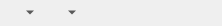
<?xml version="1.0" encoding="UTF-8"?>
<ui version="4.0">
 <class>OperateRelationWidget</class>
 <widget class="QWidget" name="OperateRelationWidget">
  <property name="geometry">
   <rect>
    <x>0</x>
    <y>0</y>
    <width>222</width>
    <height>26</height>
   </rect>
  </property>
  <property name="windowTitle">
   <string>Form</string>
  </property>
  <layout class="QGridLayout" name="gridLayout">
   <property name="margin">
    <number>0</number>
   </property>
   <property name="spacing">
    <number>0</number>
   </property>
   <item row="0" column="0">
    <layout class="QHBoxLayout" name="horizontalLayout">
     <property name="spacing">
      <number>6</number>
     </property>
     <item>
      <widget class="QToolButton" name="toolButton_createrelation">
       <property name="toolTip">
        <string>创建关联关系</string>
       </property>
       <property name="text">
        <string/>
       </property>
       <property name="icon">
        <iconset resource="../ModelingTool.qrc">
         <normaloff>:/ModelingTool/Images/createRelation.ico</normaloff>:/ModelingTool/Images/createRelation.ico</iconset>
       </property>
       <property name="popupMode">
        <enum>QToolButton::MenuButtonPopup</enum>
       </property>
       <property name="autoRaise">
        <bool>true</bool>
       </property>
      </widget>
     </item>
     <item>
      <widget class="QToolButton" name="toolButton_visual">
       <property name="toolTip">
        <string>关系可视化</string>
       </property>
       <property name="text">
        <string/>
       </property>
       <property name="icon">
        <iconset resource="../ModelingTool.qrc">
         <normaloff>:/ModelingTool/Images/visualize.png</normaloff>:/ModelingTool/Images/visualize.png</iconset>
       </property>
       <property name="popupMode">
        <enum>QToolButton::MenuButtonPopup</enum>
       </property>
       <property name="autoRaise">
        <bool>true</bool>
       </property>
      </widget>
     </item>
     <item>
      <widget class="QToolButton" name="toolButton_style">
       <property name="toolTip">
        <string>关系样式</string>
       </property>
       <property name="text">
        <string/>
       </property>
       <property name="icon">
        <iconset resource="../ModelingTool.qrc">
         <normaloff>:/ModelingTool/Images/brush.png</normaloff>:/ModelingTool/Images/brush.png</iconset>
       </property>
       <property name="popupMode">
        <enum>QToolButton::DelayedPopup</enum>
       </property>
       <property name="autoRaise">
        <bool>true</bool>
       </property>
      </widget>
     </item>
     <item>
      <widget class="QToolButton" name="toolButton_moveup">
       <property name="toolTip">
        <string>上移</string>
       </property>
       <property name="text">
        <string/>
       </property>
       <property name="icon">
        <iconset resource="../ModelingTool.qrc">
         <normaloff>:/ModelingTool/Images/moveup.png</normaloff>:/ModelingTool/Images/moveup.png</iconset>
       </property>
       <property name="popupMode">
        <enum>QToolButton::DelayedPopup</enum>
       </property>
       <property name="autoRaise">
        <bool>true</bool>
       </property>
      </widget>
     </item>
     <item>
      <widget class="QToolButton" name="toolButton_movedown">
       <property name="toolTip">
        <string>下移</string>
       </property>
       <property name="text">
        <string/>
       </property>
       <property name="icon">
        <iconset resource="../ModelingTool.qrc">
         <normaloff>:/ModelingTool/Images/movedowm.png</normaloff>:/ModelingTool/Images/movedowm.png</iconset>
       </property>
       <property name="popupMode">
        <enum>QToolButton::DelayedPopup</enum>
       </property>
       <property name="autoRaise">
        <bool>true</bool>
       </property>
      </widget>
     </item>
     <item>
      <widget class="QToolButton" name="toolButton_remove">
       <property name="toolTip">
        <string>移除</string>
       </property>
       <property name="text">
        <string/>
       </property>
       <property name="icon">
        <iconset resource="../ModelingTool.qrc">
         <normaloff>:/ModelingTool/Images/remove.png</normaloff>:/ModelingTool/Images/remove.png</iconset>
       </property>
       <property name="popupMode">
        <enum>QToolButton::DelayedPopup</enum>
       </property>
       <property name="autoRaise">
        <bool>true</bool>
       </property>
      </widget>
     </item>
     <item>
      <spacer name="horizontalSpacer">
       <property name="orientation">
        <enum>Qt::Horizontal</enum>
       </property>
       <property name="sizeHint" stdset="0">
        <size>
         <width>40</width>
         <height>20</height>
        </size>
       </property>
      </spacer>
     </item>
    </layout>
   </item>
  </layout>
 </widget>
 <resources>
  <include location="../ModelingTool.qrc"/>
 </resources>
 <connections/>
</ui>
